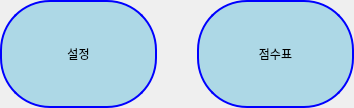
<?xml version="1.0" encoding="UTF-8"?>
<ui version="4.0">
 <class>Form</class>
 <widget class="QWidget" name="Form">
  <property name="geometry">
   <rect>
    <x>0</x>
    <y>0</y>
    <width>354</width>
    <height>108</height>
   </rect>
  </property>
  <property name="windowTitle">
   <string>Form</string>
  </property>
  <layout class="QHBoxLayout" name="horizontalLayout" stretch="1,1">
   <property name="spacing">
    <number>40</number>
   </property>
   <property name="leftMargin">
    <number>0</number>
   </property>
   <property name="topMargin">
    <number>0</number>
   </property>
   <property name="rightMargin">
    <number>0</number>
   </property>
   <property name="bottomMargin">
    <number>0</number>
   </property>
   <item>
    <widget class="QPushButton" name="pushButton">
     <property name="sizePolicy">
      <sizepolicy hsizetype="Minimum" vsizetype="Minimum">
       <horstretch>0</horstretch>
       <verstretch>0</verstretch>
      </sizepolicy>
     </property>
     <property name="styleSheet">
      <string notr="true">background-color: lightblue;
            border: 2px solid blue;
            border-radius: 50%; /* 동그라미 모양으로 만듦 */</string>
     </property>
     <property name="text">
      <string>설정</string>
     </property>
    </widget>
   </item>
   <item>
    <widget class="QPushButton" name="pushButton_2">
     <property name="sizePolicy">
      <sizepolicy hsizetype="Minimum" vsizetype="Minimum">
       <horstretch>0</horstretch>
       <verstretch>0</verstretch>
      </sizepolicy>
     </property>
     <property name="styleSheet">
      <string notr="true">background-color: lightblue;
            border: 2px solid blue;
            border-radius: 50%; /* 동그라미 모양으로 만듦 */</string>
     </property>
     <property name="text">
      <string>점수표</string>
     </property>
    </widget>
   </item>
  </layout>
 </widget>
 <resources/>
 <connections/>
</ui>
